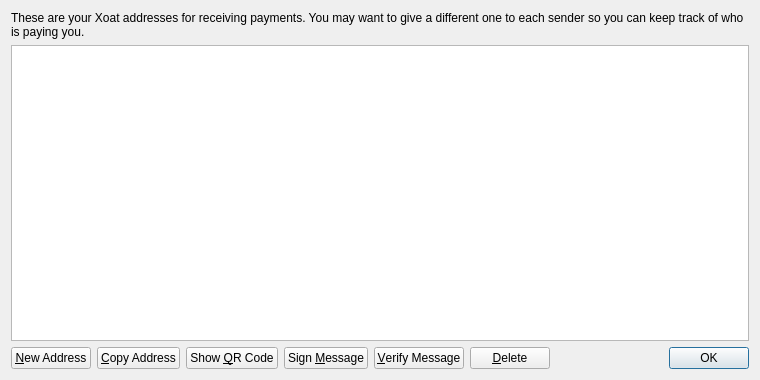
<?xml version="1.0" encoding="UTF-8"?>
<ui version="4.0">
 <class>AddressBookPage</class>
 <widget class="QWidget" name="AddressBookPage">
  <property name="geometry">
   <rect>
    <x>0</x>
    <y>0</y>
    <width>760</width>
    <height>380</height>
   </rect>
  </property>
  <property name="windowTitle">
   <string>Address Book</string>
  </property>
  <layout class="QVBoxLayout" name="verticalLayout">
   <item>
    <widget class="QLabel" name="labelExplanation">
     <property name="text">
      <string>These are your Xoat addresses for receiving payments. You may want to give a different one to each sender so you can keep track of who is paying you.</string>
     </property>
     <property name="textFormat">
      <enum>Qt::PlainText</enum>
     </property>
     <property name="wordWrap">
      <bool>true</bool>
     </property>
    </widget>
   </item>
   <item>
    <widget class="QTableView" name="tableView">
     <property name="contextMenuPolicy">
      <enum>Qt::CustomContextMenu</enum>
     </property>
     <property name="toolTip">
      <string>Double-click to edit address or label</string>
     </property>
     <property name="tabKeyNavigation">
      <bool>false</bool>
     </property>
     <property name="selectionMode">
      <enum>QAbstractItemView::SingleSelection</enum>
     </property>
     <property name="selectionBehavior">
      <enum>QAbstractItemView::SelectRows</enum>
     </property>
     <property name="sortingEnabled">
      <bool>true</bool>
     </property>
     <attribute name="verticalHeaderVisible">
      <bool>false</bool>
     </attribute>
    </widget>
   </item>
   <item>
    <layout class="QHBoxLayout" name="horizontalLayout">
     <item>
      <widget class="QPushButton" name="newAddressButton">
       <property name="toolTip">
        <string>Create a new address</string>
       </property>
       <property name="styleSheet">
        <string notr="true"/>
       </property>
       <property name="text">
        <string>&amp;New Address</string>
       </property>
       <property name="autoDefault">
        <bool>false</bool>
       </property>
       <property name="default">
        <bool>false</bool>
       </property>
       <property name="flat">
        <bool>false</bool>
       </property>
      </widget>
     </item>
     <item>
      <widget class="QPushButton" name="copyToClipboard">
       <property name="toolTip">
        <string>Copy the currently selected address to the system clipboard</string>
       </property>
       <property name="text">
        <string>&amp;Copy Address</string>
       </property>
      </widget>
     </item>
     <item>
      <widget class="QPushButton" name="showQRCode">
       <property name="text">
        <string>Show &amp;QR Code</string>
       </property>
      </widget>
     </item>
     <item>
      <widget class="QPushButton" name="signMessage">
       <property name="toolTip">
        <string>Sign a message to prove you own a Xoat address</string>
       </property>
       <property name="text">
        <string>Sign &amp;Message</string>
       </property>
      </widget>
     </item>
     <item>
      <widget class="QPushButton" name="verifyMessage">
       <property name="toolTip">
        <string>Verify a message to ensure it was signed with a specified Xoat address</string>
       </property>
       <property name="text">
        <string>&amp;Verify Message</string>
       </property>
      </widget>
     </item>
     <item>
      <widget class="QPushButton" name="deleteButton">
       <property name="toolTip">
        <string>Delete the currently selected address from the list</string>
       </property>
       <property name="text">
        <string>&amp;Delete</string>
       </property>
      </widget>
     </item>
     <item>
      <spacer name="horizontalSpacer">
       <property name="orientation">
        <enum>Qt::Horizontal</enum>
       </property>
       <property name="sizeHint" stdset="0">
        <size>
         <width>40</width>
         <height>20</height>
        </size>
       </property>
      </spacer>
     </item>
     <item>
      <widget class="QDialogButtonBox" name="buttonBox">
       <property name="sizePolicy">
        <sizepolicy hsizetype="Maximum" vsizetype="Fixed">
         <horstretch>0</horstretch>
         <verstretch>0</verstretch>
        </sizepolicy>
       </property>
       <property name="standardButtons">
        <set>QDialogButtonBox::Ok</set>
       </property>
      </widget>
     </item>
    </layout>
   </item>
  </layout>
 </widget>
 <resources/>
 <connections/>
</ui>
